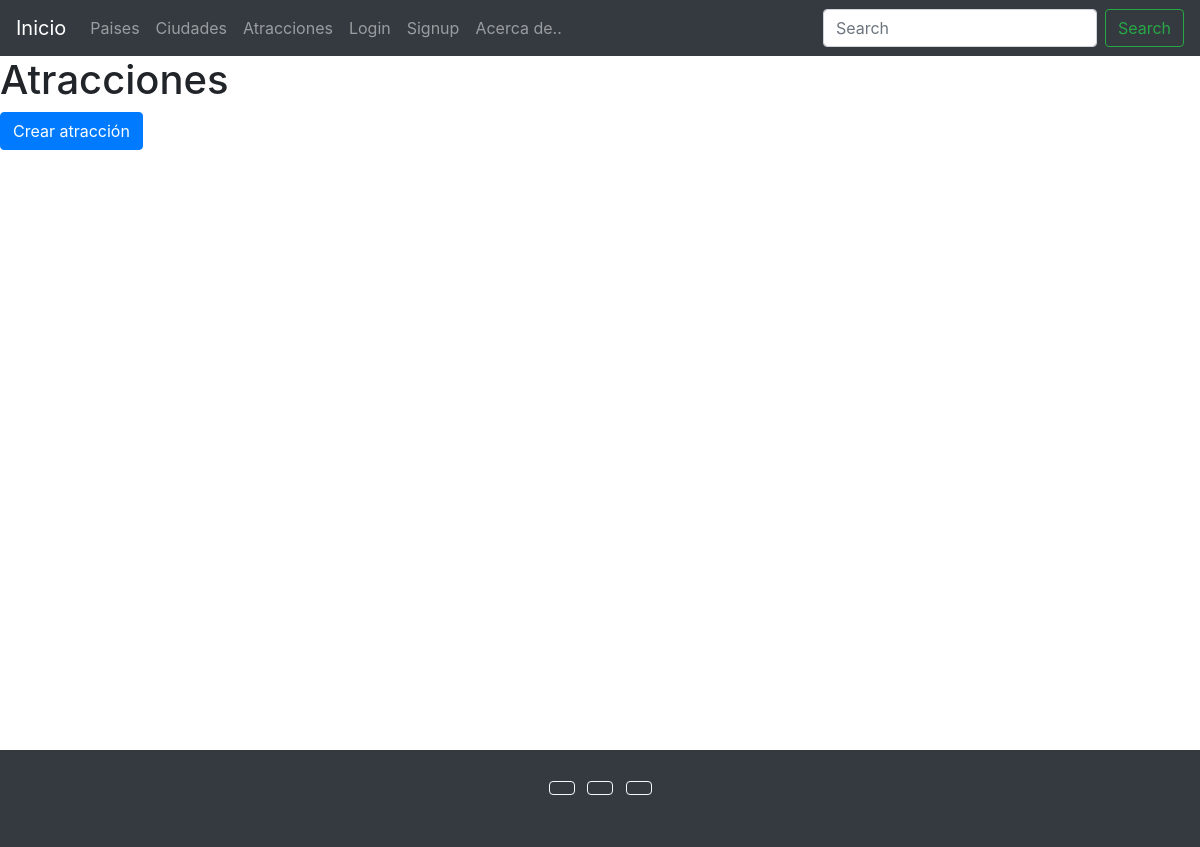
Before: /atracciones/listar-atracciones/ with the older database file.
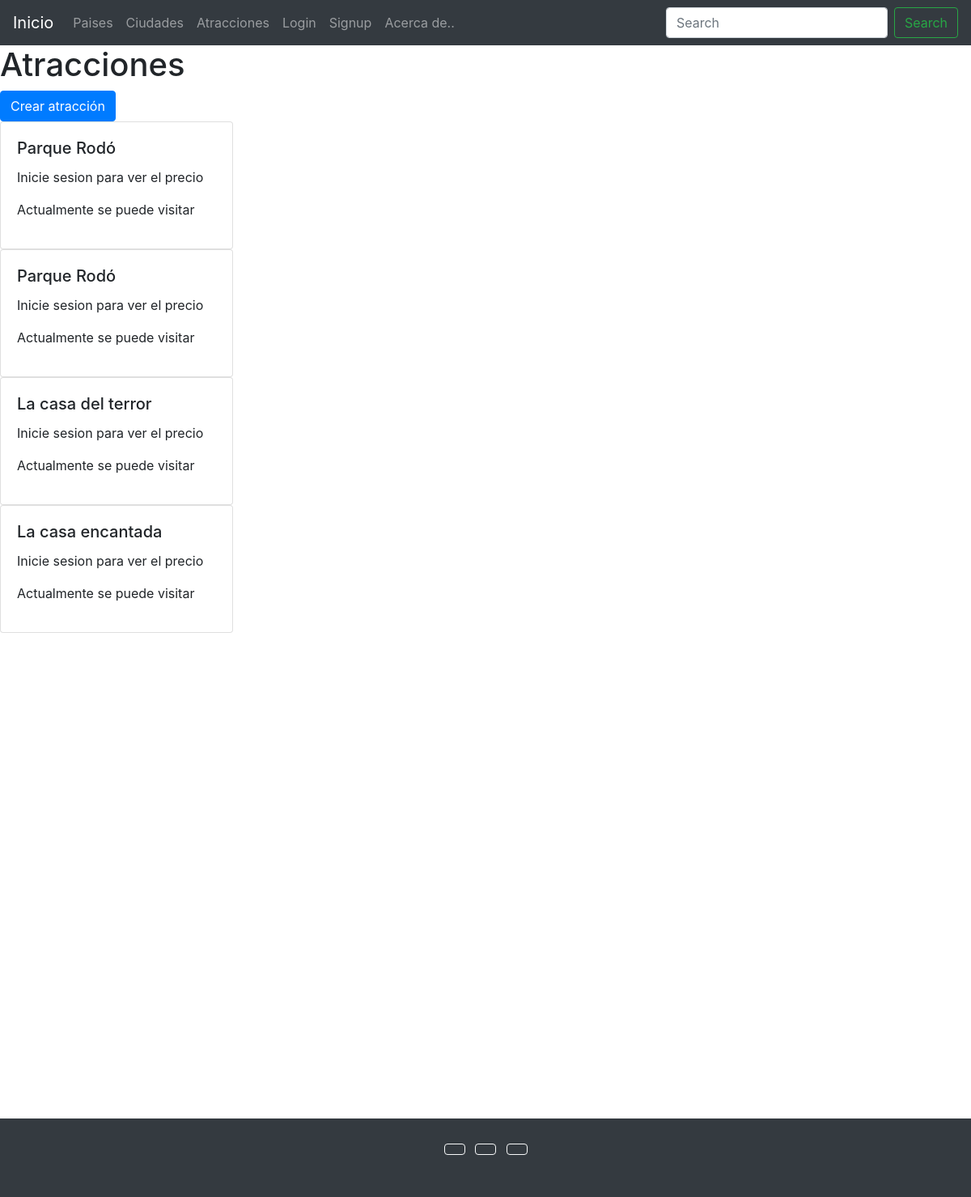
After: the same page with the newer database file.
### atracciones/models.py (models this page shows)
class Atracciones(models.Model):
    codigoAtr = models.IntegerField()
    nombreAtr  = models.CharField(max_length=100)
    precioAtr = models.IntegerField()
    cantidadPersonas = models.IntegerField()
    activoAtr = models.BooleanField()
    fotoAtr = models.ImageField(upload_to='atr_images', null=True, blank=True)

### atracciones/views.py (the view)
# urls.py: path('listar-atracciones/', listar_atracciones),
def listar_atracciones(request):
    if 'search' in request.GET:
        search = request.GET['search']
        atraciones = Atracciones.objects.filter(name__icontains=search)
    else:
        atracciones = Atracciones.objects.all()
    context = {
        'atracciones':atracciones,
    }
    return render(request, 'atracciones/listar_atracciones.html', context=context)

### templates/atracciones/listar_atracciones.html (shortened to what this page needs)
{% extends 'base.html' %}
{% block content %}
    <h1>Atracciones</h1>
    <a href="/atracciones/crear-atracciones/" class="btn btn-primary">Crear atracción</a>
    {% for atraccion in atracciones %}
    <div class="card" style="width: 18rem;">
        <div class="card-body">
        <h5 class="card-title">{{atraccion.nombreAtr}}</h5>
        {% if request.user.is_authenticated %}
            {% if atraccion.precioAtr == 0 %}
                <p class="card-text">INGRESO GRATUITO</p>
            {% else %}
                <p class="card-text">Su precio es ${{atraccion.precioAtr}}</p>
            {% endif %}
        {% else %}
            {% if atraccion.precioAtr == 0 %}
                <p class="card-text">INGRESO GRATUITO</p>
            {% else %}
                <p class="card-text">Inicie sesion para ver el precio</p>
            {% endif %}
        {% endif %}
        {% if atraccion.activoAtr == True %}
            <p>Actualmente se puede visitar</p>
        {% else %}
            <p>Actualmente, no está disponible para visitas</p>
        {% endif %}
        </div>
    </div>
    {% endfor %}
{% endblock %}

Changed rows visible on the page:
added Atracciones: nombreAtr "Parque Rodó", precioAtr "Inicie sesion para ver el precio", activoAtr "Actualmente se puede visitar"
added Atracciones: nombreAtr "Parque Rodó", precioAtr "Inicie sesion para ver el precio", activoAtr "Actualmente se puede visitar"
added Atracciones: nombreAtr "La casa del terror", precioAtr "Inicie sesion para ver el precio", activoAtr "Actualmente se puede visitar"
added Atracciones: nombreAtr "La casa encantada", precioAtr "Inicie sesion para ver el precio", activoAtr "Actualmente se puede visitar"
